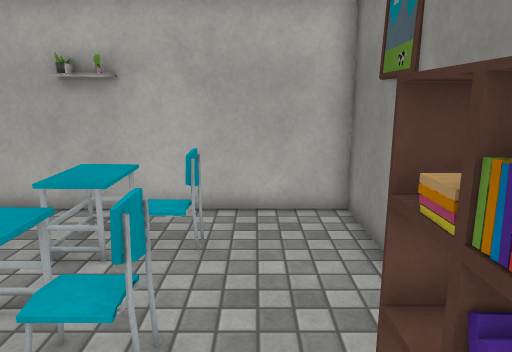
[1] (above)

12 first-person views from a walk through a scene from a Unity 3-D project. The camera is 1.5 m above the floor, tilts 12° down and sees 70° across. The floor is counted in squares, 0.5 m on a side. Each view is taken from the middle of a square. On the plan, view 1 faces up. The plan holds only what a view shows up to about 20 squares ahead; the rest is blank. The player character is not drawn. Surface patterns are stand-ins for the level's own textures.

[2]
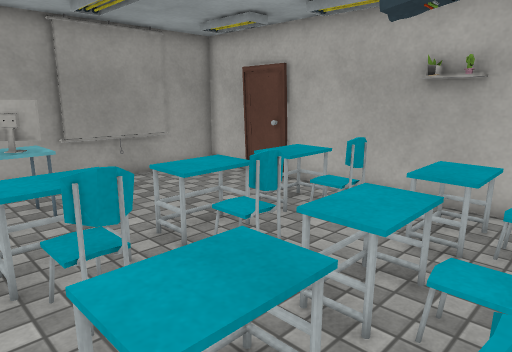

[3]
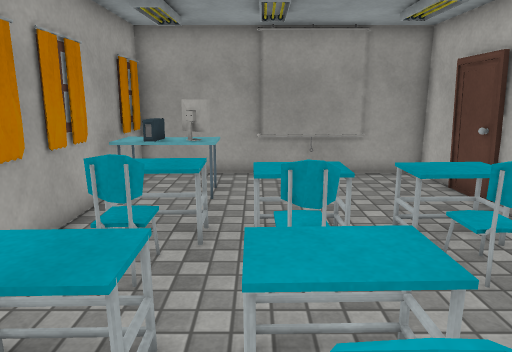

[4]
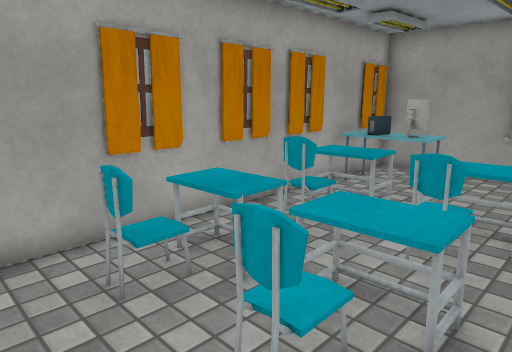

[5]
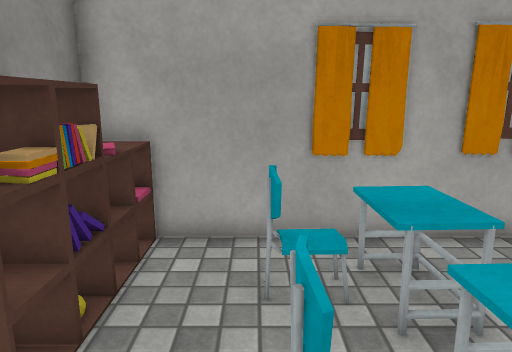

[6]
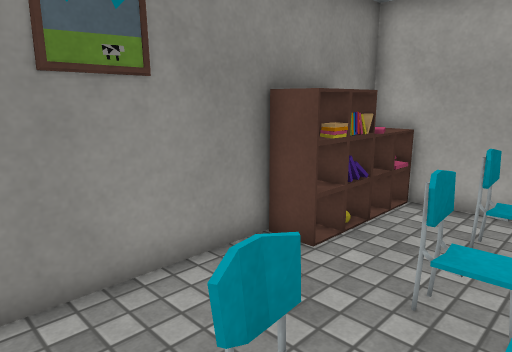

[7]
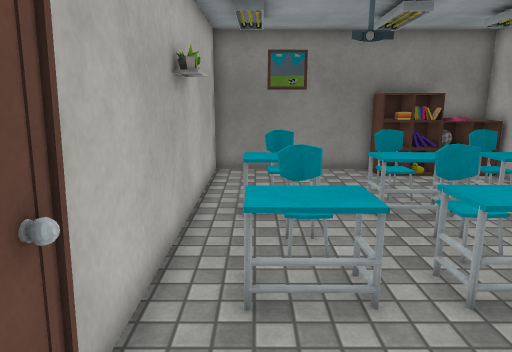

[8]
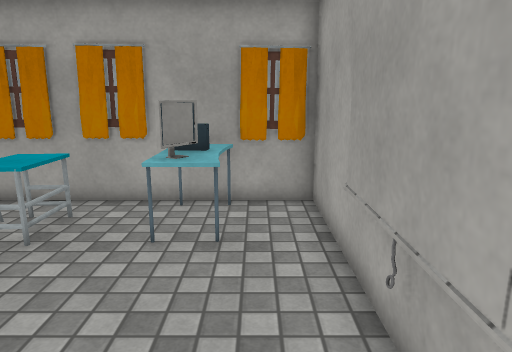

[9]
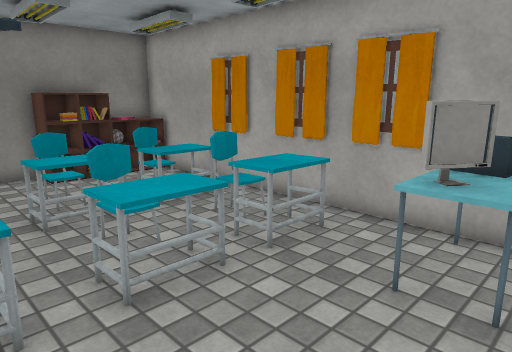

[10]
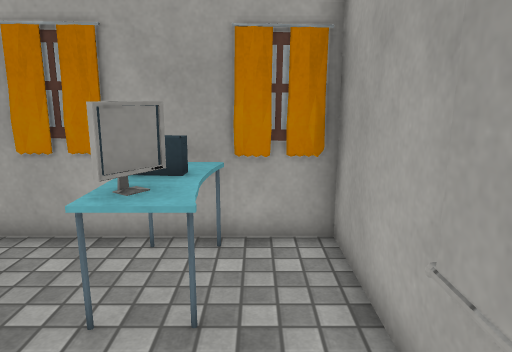

[11]
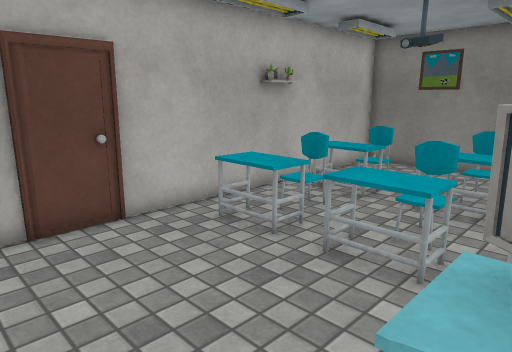

[12]
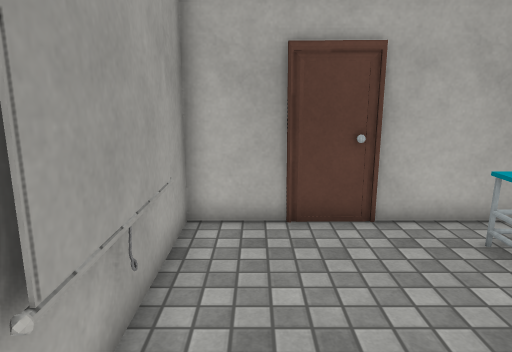

### Floor plan
Key: @ floor where view 1 was taken; # wall or solid block; x gap in a wall; . floor; = window, fence, low wall or low ledge; ^ raised ledge; O other object.
Columns run from 15 left of view 1 to 3 right of it. Each row starts with its distance up from view 1.
 10 ##################
  9 #.. ##...........#
  8 #......^^..^^.=..#
  7 ##.....^^= ^^O=..#
  6 ##.....^^  ......#
  5  #.....^^  ^^....#
  4 ##.....^^==^^x=..#
  3 ##.....^^==^^.=.##
  2 #..^=..^=##^^...##
  1 #..##..^^##^^O=.###
  0 #..##..^^#=^^.=@^^#
 -1 #  ^^.  ###  ...^^#
 -2 ########   ########

Where each view was taken, in squares from view 1:
view 1: 0 up, 0 right, facing up
view 2: 1 down, 1 left, facing up-left
view 3: 3 up, 0 right, facing left
view 4: 6 up, 1 right, facing down-left
view 5: 6 up, 1 left, facing down
view 6: 9 up, 3 left, facing down-right
view 7: 8 up, 13 left, facing right
view 8: 9 up, 13 left, facing down
view 9: 7 up, 13 left, facing down-right
view 10: 6 up, 13 left, facing down
view 11: 1 up, 14 left, facing up-right
view 12: 1 up, 13 left, facing up
